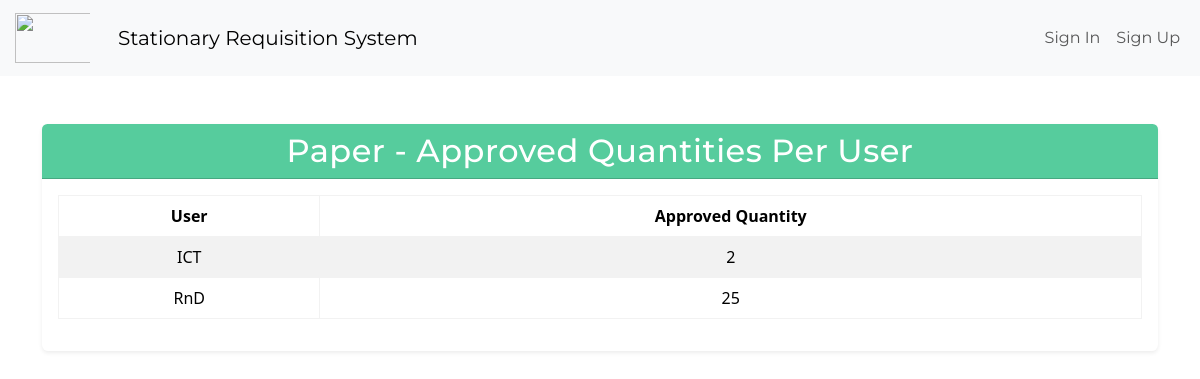
The page /statistics/item/2/ on the database as committed earlier.
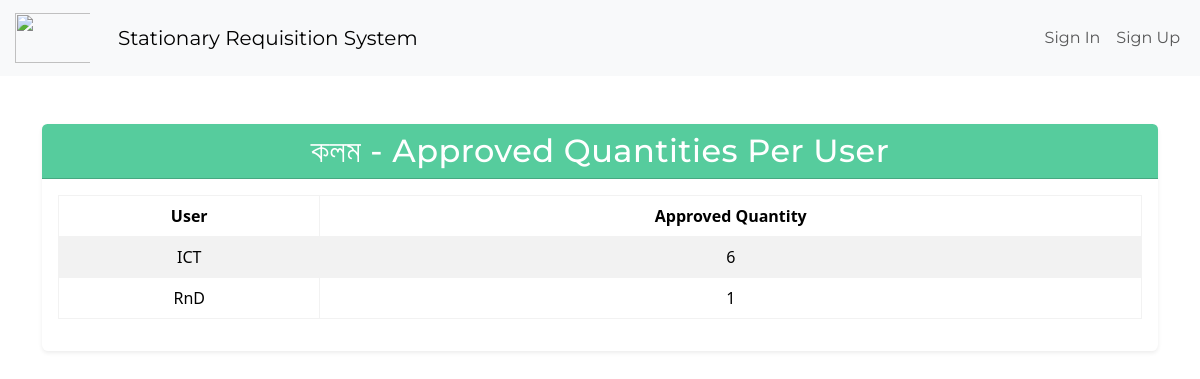
The same page on the database as committed later.
### inventory/models.py (models this page shows, shortened)
class InventoryItem(models.Model):
    name = models.CharField(max_length=200)
    reference_no = models.CharField(max_length=200)
    unit = models.CharField(max_length=100)
    quantity = models.IntegerField()
    category = models.ForeignKey('Category', on_delete=models.SET_NULL, blank=True, null=True)
    date_created = models.DateField()
    remarks = models.TextField(blank=True, null=True)
    reference_pdf = models.FileField(upload_to='inventory_pdfs/', blank=True, null=True)

### inventory/views.py (the view)
# urls.py: path('statistics/item/<int:item_id>/', StatItemDetailView.as_view(), name='stat_item_detail'),
class StatItemDetailView(View):
    def get(self, request, item_id):
        item = get_object_or_404(InventoryItem, id=item_id)
        user_approved_stats = RequisitionItem.objects.filter(
            requisition__status='Approved',
            inventory_item=item
        ).values('requisition__user__username')\
         .annotate(total_approved=Sum('quantity_approved'))\
         .order_by('requisition__user__username')
        return render(request, 'admin/stat_details.html', {
            'item': item,
            'user_approved_stats': user_approved_stats
        })

### inventory/templates/admin/stat_details.html (shortened to what this page needs)
{% extends 'auth/base.html' %}
{% block content %}
<div class="container mt-5">
    <div class="card shadow-sm border-0 rounded">
        <div class="card-header bg-success text-white text-center">
            <h2 class="mb-0">{{ item.name }} - Approved Quantities Per User</h2>
        </div>
        <div class="card-body">
            <div class="table-responsive">
                <table class="table table-striped table-bordered">
                    <thead class="bg-dark text-white">
                        <tr>
                            <th>User</th>
                            <th>Approved Quantity</th>
                        </tr>
                    </thead>
                    <tbody>
                        {% if user_approved_stats %}
                            {% for stat in user_approved_stats %}
                            <tr>
                                <td>{{ stat.requisition__user__username }}</td>
                                <td>{{ stat.total_approved }}</td>
                            </tr>
                            {% endfor %}
                        {% else %}
                            <tr>
                                <td colspan="2" class="text-center text-muted">No approved requisitions found for this item</td>
                            </tr>
                        {% endif %}
                    </tbody>
                </table>
            </div>
        </div>
    </div>
</div>
{% endblock %}

Rows that differ between the two databases and show on the page:
changed InventoryItem: name "Paper" → "কলম"
Other text that changed with them:
{{ stat.total_approved }}: "2" → "6"
{{ stat.total_approved }}: "25" → "1"
